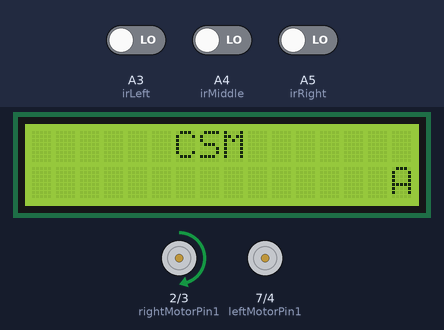
This sketch was run on a simulated Arduino Uno, built with avr-gcc and run on an emulated ATmega328P. On the bench: 16×2 character LCD, motor-driver pin pairs drawn as motors (green arrow = first pin HIGH = forward, orange = second pin HIGH = backward, longer = more drive, scaled by the enable pin). The test bench sets the inputs (shaded band); at power-on: A4 (irMiddle) LOW, A3 (irLeft) LOW, A5 (irRight) LOW.

Above: at 8.6 s.
8.7 s: A4 (irMiddle) driven HIGH
At 9.8 s:
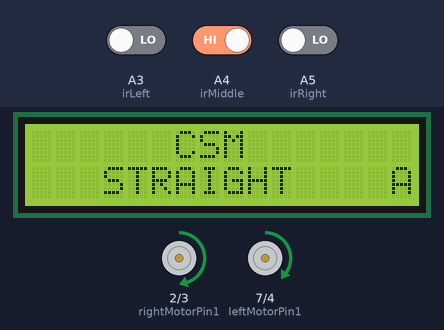
10.2 s: A3 (irLeft) driven HIGH
At 10.9 s:
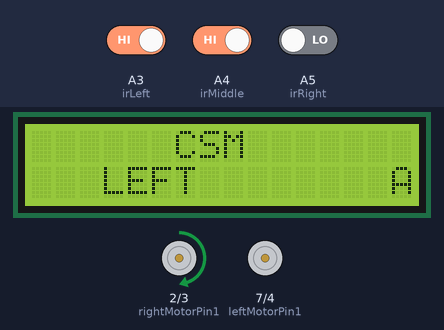
13.2 s: A5 (irRight) driven HIGH
At 14.4 s:
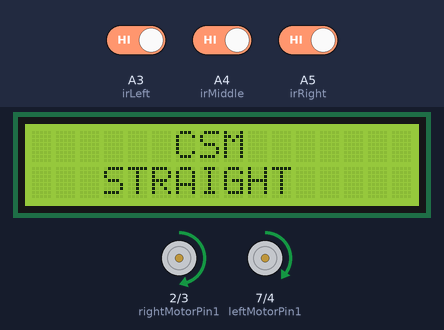
14.7 s: A3 (irLeft) driven LOW
At 15.6 s:
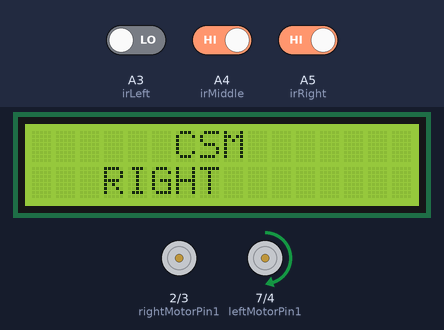
16.2 s: A5 (irRight) driven LOW
At 16.8 s:
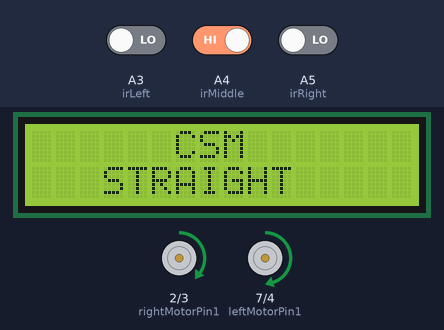
17.7 s: A3 (irLeft) driven HIGH
At 19.0 s:
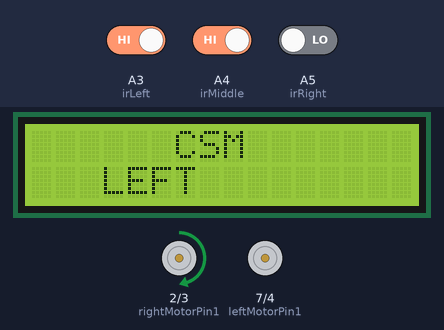
Timing chart, 0 to 20.7 s (numbered marks = the images above; inputs shaded):
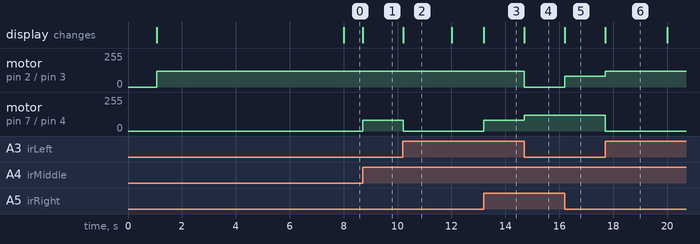

The sketch:

sketch.ino
```cpp
#include <LiquidCrystal.h>

LiquidCrystal lcd = {8, 13, 12, 11, 10, 9};
// Black Line Follower
int irRight = A5; // Right sensor
int irLeft = A3;  // left Sensor
int irMiddle = A4;

// motors
int enRight = 5;
int rightMotorPin1 = 2;
int rightMotorPin2 = 3;

int enLeft = 6;
int leftMotorPin1 = 7;
int leftMotorPin2 = 4;
const uint8_t maxSpeedRight = 150;
const uint8_t maxSpeedLeft = 150;
unsigned long initialMillies;
unsigned long currentMillies;
unsigned long period;
int motorspetr;
int proportionalError = 0;
int integeralError = 0;
int diffError = 0;
int lastError = 0;
int error = 0;
const uint8_t baseSpeedLeft = 100;
const uint8_t baseSpeedRight = 100;
int position = 0;
float Ki = 0.0008;
float Kp = 0.2;
float Kd = 0.97;

void setup()
{
  initialMillies = millis();
  lcd.begin(16, 2);
  lcd.println("START!!!!!!");
  delay(1000);
  lcd.clear();
  // put your setup code here, to run once:
  pinMode(enRight, OUTPUT);
  pinMode(enLeft, OUTPUT);
  pinMode(irRight, INPUT);
  pinMode(irLeft, INPUT);
  pinMode(rightMotorPin1, OUTPUT);
  pinMode(rightMotorPin2, OUTPUT);
  pinMode(leftMotorPin1, OUTPUT);
  pinMode(leftMotorPin2, OUTPUT);
  digitalWrite(rightMotorPin1, HIGH);
  digitalWrite(rightMotorPin2, LOW);
  digitalWrite(leftMotorPin1, HIGH);
  digitalWrite(leftMotorPin2, LOW);
  lcd.setCursor(6, 0);
  lcd.print("CSM");
}

void motorControl(int leftSpeed, int rightSpeed)
{
  if (leftSpeed == 0)
  {
    rightSpeed = 150;
  }

  if (rightSpeed == 0)
  {
    leftSpeed = 150;
  }

  analogWrite(enRight, (leftSpeed * 0.8));
  analogWrite(enLeft, (rightSpeed * 0.8));
}

void loop()
{
  currentMillies = millis();
  period = currentMillies - initialMillies;

  lcd.setCursor(3, 1);
  if (digitalRead(irRight) == HIGH && digitalRead(irLeft) == HIGH && digitalRead(irMiddle) == HIGH) // IR will not glow on black line
  {
    lcd.print("STRAIGHT");
    position = 3500;
  }

  else if (digitalRead(irRight) == LOW && digitalRead(irLeft) == LOW && digitalRead(irMiddle) == HIGH) // bot on black line
  {
    lcd.print("STRAIGHT");
    // Move both the Motors
    position = 3500;
  }

  else if (digitalRead(irRight) == LOW && digitalRead(irLeft) == HIGH)
  {
    lcd.print("LEFT    ");
    // Tilt robot towards left by stopping the left wheel and moving the right one
    position = 0;
  }
  else if (digitalRead(irRight) == HIGH && digitalRead(irLeft) == LOW)
  {
    lcd.print("RIGHT   ");
    position = 7000;
  }

  else
  {
    position = position;
  }

  PID_control(position);
  lcd.setCursor(15, 1);
  printBadges();
}

void PID_control(int pos)
{
  int error = 3500 - pos;
  proportionalError = error;
  integeralError = constrain(integeralError + error, -50 / 100, 50 / 100);
  diffError = error - lastError;
  lastError = error;

  float pidValue = proportionalError * Kp + integeralError * Ki + diffError * Kd;

  int leftSpeed = baseSpeedLeft + pidValue;
  int rightSpeed = baseSpeedRight - pidValue;

  if (leftSpeed > maxSpeedLeft)
  {
    leftSpeed = maxSpeedLeft;
  }
  if (rightSpeed > maxSpeedRight)
  {
    rightSpeed = maxSpeedRight;
  }
  if (leftSpeed < 0)
  {
    leftSpeed = 0;
  }
  if (rightSpeed < 0)
  {
    rightSpeed = 0;
  }

  motorControl(leftSpeed, rightSpeed);
}

void printBadges()
{
  if (period >= 8000 && period <= 12000)
  {
    lcd.print("A");
  }
  else if (period >= 20000 && period <= 24000)
  {
    lcd.print("B");
  }
  else if (period >= 33000 && period <= 37000)
  {
    lcd.print("C");
  }
  else if (period >= 42000 && period <= 45000)
  {
    lcd.print("D");
  }
  else
  {
    lcd.print(" ");
  }
}
```

Measured:
- after the input at 8.7 s, motor on pin 7 (leftMotorPin1) / pin 4 (leftMotorPin2): stopped → forward 80/255 at once; the display: changes at once (image 1)
- after the input at 10.2 s, motor on pin 7 (leftMotorPin1) / pin 4 (leftMotorPin2): forward 80/255 → stopped at once; the display: changes at once (image 2)
- after the input at 13.2 s, motor on pin 7 (leftMotorPin1) / pin 4 (leftMotorPin2): stopped → forward 80/255 at once; the display: changes at once (image 3)
- after the input at 14.7 s, motor on pin 2 (rightMotorPin1) / pin 3 (rightMotorPin2): forward 120/255 → stopped at once; motor on pin 7 (leftMotorPin1) / pin 4 (leftMotorPin2): forward 80/255 → forward 120/255 at once; the display: changes at once (image 4)
- after the input at 16.2 s, motor on pin 2 (rightMotorPin1) / pin 3 (rightMotorPin2): stopped → forward 80/255 at once; the display: changes at once (image 5)
- after the input at 17.7 s, motor on pin 2 (rightMotorPin1) / pin 3 (rightMotorPin2): forward 80/255 → forward 120/255 at once; motor on pin 7 (leftMotorPin1) / pin 4 (leftMotorPin2): forward 120/255 → stopped at once; the display: changes at once (image 6)
- what the display in image 2 shows lasts 1.8 s, from 10.2 s to 12.0 s
